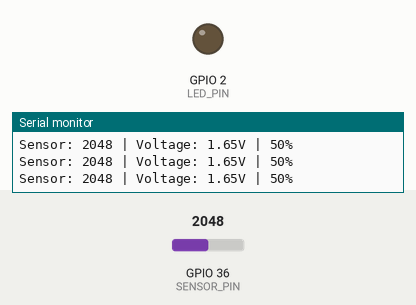
The sketch below on a simulated ESP32. Shown: output pins drawn as LEDs (lit = HIGH), the last lines printed to the serial monitor. The inputs (shaded band) are chosen by the test bench; at power-on: GPIO 36 (SENSOR_PIN) = 2048 (analog values on the 0–4095 scale).

Above: at 1.8 s.
1.9 s: GPIO 36 (SENSOR_PIN) set to 2147
At 3.2 s:
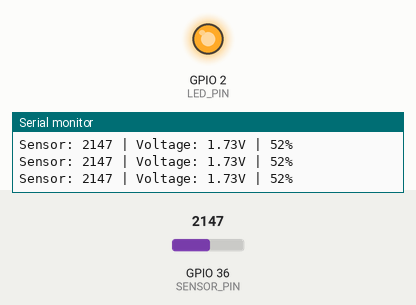
3.5 s: GPIO 36 (SENSOR_PIN) set to 2047
At 4.5 s:
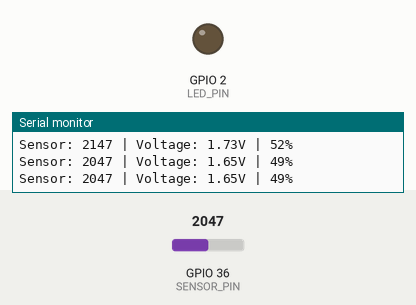
5.0 s: GPIO 36 (SENSOR_PIN) set to 2866
At 5.7 s:
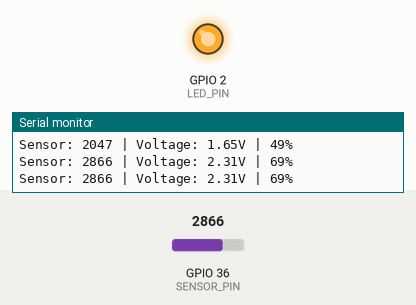
Timing chart, 0 to 8.0 s (numbered marks = the images above; inputs shaded):
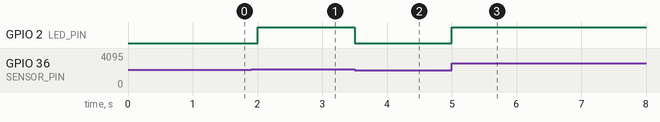

Measured:
- the behaviour switches between 2088 and 2089 on GPIO 36 (SENSOR_PIN) (found by bisection; images 0 and 1)
- after the input at 1.9 s, GPIO 2 (LED_PIN): LOW → HIGH after 0.10 s
- after the input at 3.5 s, GPIO 2 (LED_PIN): HIGH → LOW at once
- after the input at 5.0 s, GPIO 2 (LED_PIN): LOW → HIGH at once

The sketch:

sketch.ino
```cpp
/*
 * Integration 01: Sensor + Timer
 *
 * Konsep: Membaca sensor secara periodik menggunakan timer
 *
 * Komponen:
 * - Potentiometer (GPIO 36)
 * - LED (GPIO 2)
 *
 * Pinout:
 * - Sensor -> GPIO 36 (ADC)
 * - LED    -> GPIO 2
 */

const int SENSOR_PIN = 36;
const int LED_PIN = 2;

unsigned long lastRead = 0;
const unsigned long READ_INTERVAL = 500; // 500ms

void setup() {
  Serial.begin(115200);
  pinMode(LED_PIN, OUTPUT);

  // ADC configuration
  analogReadResolution(12);
  analogSetAttenuation(ADC_11db);

  Serial.println("Sensor + Timer Integration Started");
}

void loop() {
  unsigned long currentMillis = millis();

  // Read sensor periodically
  if (currentMillis - lastRead >= READ_INTERVAL) {
    lastRead = currentMillis;

    // Read sensor
    int sensorValue = analogRead(SENSOR_PIN);
    float voltage = (sensorValue / 4095.0) * 3.3;
    int percentage = map(sensorValue, 0, 4095, 0, 100);

    // Process data
    Serial.print("Sensor: ");
    Serial.print(sensorValue);
    Serial.print(" | Voltage: ");
    Serial.print(voltage, 2);
    Serial.print("V | ");
    Serial.print(percentage);
    Serial.println("%");

    // Control LED based on sensor
    if (percentage > 50) {
      digitalWrite(LED_PIN, HIGH);
    } else {
      digitalWrite(LED_PIN, LOW);
    }
  }

  // Other tasks can run here
  // No delay() used - non-blocking
}
```
